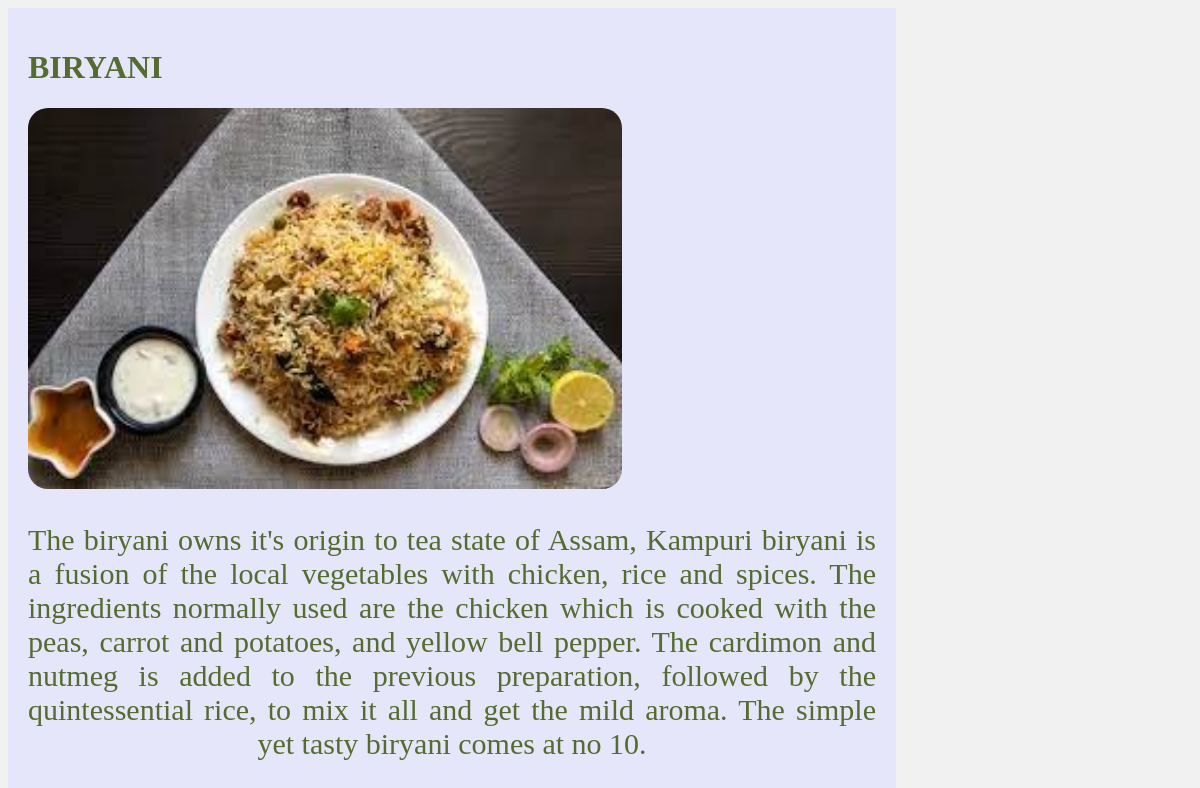
Screenshot of /receipes/38 with the database file from the repository.
### vege/models.py (models this page shows, shortened)
class Receipe(models.Model):
    user = models.ForeignKey(User, on_delete=models.SET_NULL, null=True,blank=True)
    receipe_name = models.CharField( max_length=100)
    receipe_description = models.TextField()
    receipe_image = models.ImageField(upload_to="receipe")

### home/views.py (the view)
# urls.py: path("receipes/<id>",views.index2, name="receipe"),
def index2(request, id):
    receipe = Receipe.objects.get(id = id)
    context = {'receipe' : receipe }
    return render(request, 'main_2.html',context)

### templates/main_2.html (shortened to what this page needs)
<!DOCTYPE html>
<html>
<head>
</head>
<body>
<div class="row">
  <div class="leftcolumn">
    <div class="card">
      <h1>{{receipe.receipe_name}}</h1>
     <img src="media/{{receipe.receipe_image}}" alt="{{receipe.receipe_name}}" style="width:70%;border-radius: 20px">
      <p>{{receipe.receipe_description}}</p>
      </div>
  </div>
</div>
</body>
</html>

### templates/main_2.html (style rules this page uses)
* { box-sizing: border-box; }
body { font-family: Arial; background: #f1f1f1; }
.leftcolumn { float: left; width: 75%; }
.card { background-color: #E6E6FA; padding: 20px; }
.row:after { content: ""; display: table; clear: both; }
p { color: #556B2F; font-family: "Times New Roman", Times, serif; font-size:30px; text-align: justify; text-align-last: center; }
h1 { color: #556B2F; text-transform: uppercase; font-family: "Times New Roman", Times, serif; }

### rows the page displays
Receipe: receipe_name "BIRYANI", receipe_image (picture), receipe_description "The biryani owns it's origin to tea state of Assam, Kampuri biryani is a fusion of the local vegetables with chicken, rice and spices. The ingredients normally used are the chicken which is cooked with the peas, carrot and potatoes, and yellow bell pepper. The cardimon and nutmeg is added to the previous preparation, followed by the quintessential rice, to mix it all and get the mild aroma. The simple yet tasty biryani comes at no 10."
